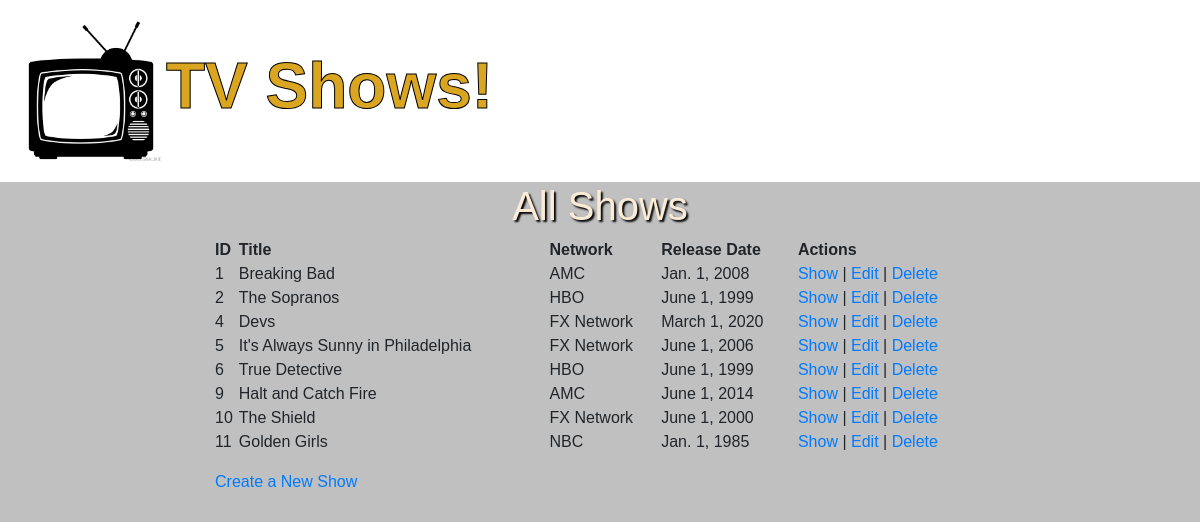
The app's page /shows, older data.
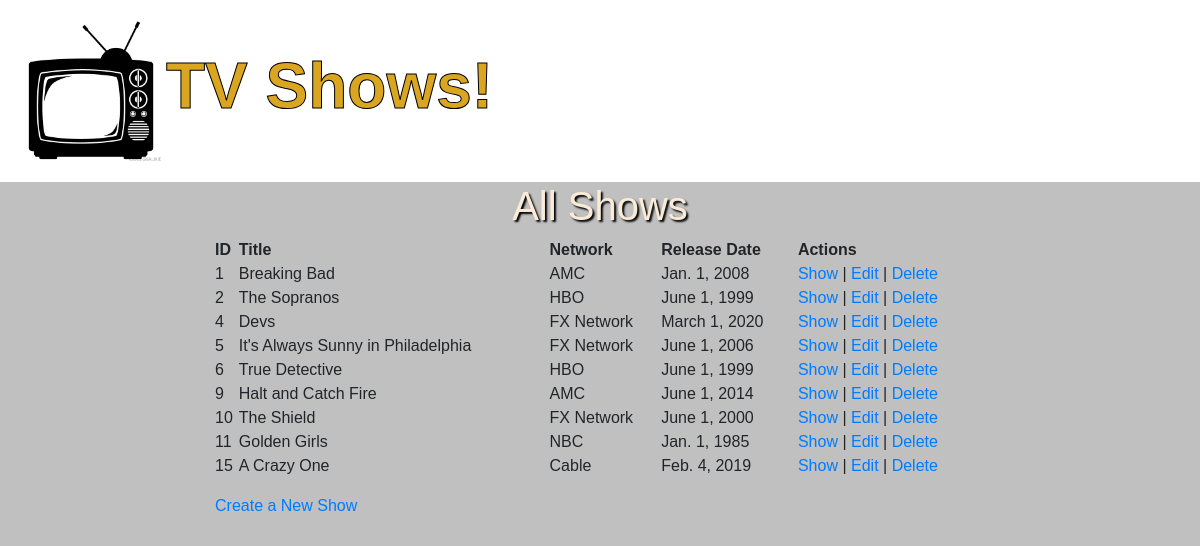
The same page, newer data.
### tv_app/models.py (models this page shows, shortened)
class Show(models.Model):
    title = models.CharField(max_length=20)
    network = models.CharField(max_length=20)
    date = models.DateField()
    desc = models.TextField()
    created_at = models.DateTimeField(auto_now_add=True)
    updated_at = models.DateTimeField(auto_now=True)
    objects = ShowManager()

### tv_app/views.py (the view)
def shows(request):
    shows = Show.objects.all()
    context = {
        "shows": shows
    }
    return render(request, 'shows.html', context)

### tv_app/templates/shows.html (shortened to what this page needs)
{% extends 'base.html' %}
{% block head %}
{% load static %}
<link rel="stylesheet" href="{% static 'css/style.css' %}">
{% endblock head %}
{% block content %}
<div class="container-fluid">
    <h1>All Shows</h1>
    <div class="row justify-content-center">
        <div class="col-8">
            <table class="table-striped w-100 mb-3">
                <thead>
                    <tr>
                        <th>ID</th>
                        <th>Title</th>
                        <th>Network</th>
                        <th>Release Date</th>
                        <th>Actions</th>
                    </tr>
                </thead>
                <tbody>
                    {% for show in shows %}
                    <tr>
                        <td>{{ show.id }}</td>
                        <td>{{ show.title }}</td>
                        <td>{{ show.network }}</td>
                        <td>{{ show.date }}</td>
                        <td><a href="/shows/{{ show.id }}">Show</a> | <a href="/shows/{{ show.id }}/edit">Edit</a> | <a
                                href="/shows/{{ show.id }}/destroy">Delete</a></td>
                    </tr>
                    {% endfor %}
                </tbody>
            </table>
            <a href="/shows/new">Create a New Show</a>
        </div>
    </div>
</div>
{% endblock content %}

### tv_app/templates/base.html (shortened to what this page needs)
<!doctype html>
<html lang="en">
<head>
    {% block head %}
    {% endblock head %}
    {% load static %}
    <link rel="stylesheet" href="https://cdn.jsdelivr.net/npm/bootstrap@4.6.0/dist/css/bootstrap.min.css"
>
    <link rel="stylesheet" href="{% static 'css/style.css' %}">
</head>
<body>
    <header>
        <a href="/shows"><img src="{% static 'img/tv.png' %}" alt="tv"></a>TV Shows!
    </header>
    {% block content %}
    {% endblock content %}
</body>
</html>

### tv_app/static/css/style.css (style rules this page uses)
* { padding: 0; margin: 0; box-sizing: border-box; font-family: 'Lucida Sans', 'Lucida Sans Regular', 'Lucida Grande', 'Lucida Sans Unicode', Geneva, Verdana, sans-serif; background-color: silver ; }
header { font-size: 4rem; font-weight: 900; color: goldenrod; -webkit-text-stroke: 1px black; }
h1 { text-align: center; text-shadow: 2px 2px 2px black; color:antiquewhite; }
td { font-size: 1em; }
header { background-color: white; padding: 1rem; }
img { width: 150px; height: auto; }

Row changes from the older to the newer data that the page shows:
added Show: id "15", title "A Crazy One", network "Cable", date "Feb. 4, 2019"
